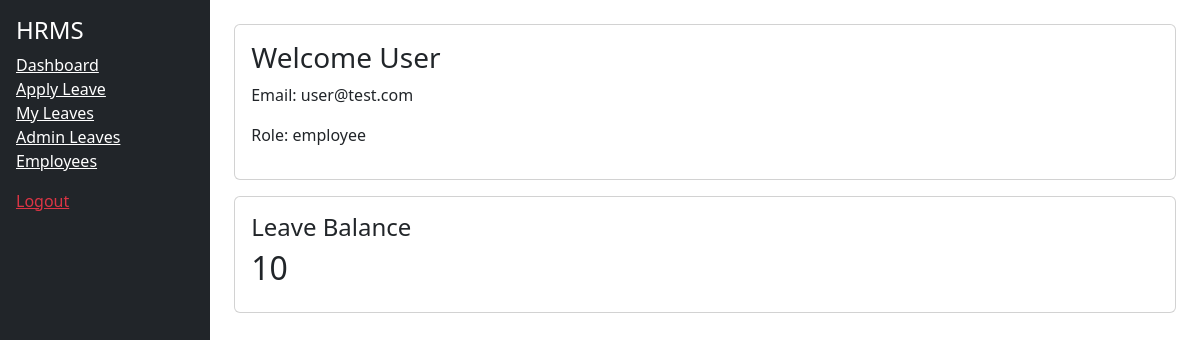
The page /dashboard (signed in) on the database its author committed.
### app/models.py (models this page shows)
class Employee(Base):
    __tablename__ = "employees"
    id = Column(Integer, primary_key=True)
    name = Column(String)
    email = Column(String, unique=True)
    password = Column(String)
    role = Column(String, default="employee")
    leave_balance = Column(Integer, default=10)

### app/routes/employee.py (the view)
@router.get("/dashboard")
def dashboard(request: Request):
    user_id = request.session.get("user_id")
    if not user_id:
        return RedirectResponse("/")
    db = SessionLocal()
    user = db.query(Employee).get(user_id)
    return templates.TemplateResponse(
        "dashboard.html",
        {"request": request, "user": user}
    )

### templates/dashboard.html
{% extends "base.html" %}
{% block content %}
<div class="card p-3">
    <h3>Welcome {{ user.name }}</h3>
    <p>Email: {{ user.email }}</p>
    <p>Role: {{ user.role }}</p>
</div>
<div class="card p-3 mt-3">
    <h4>Leave Balance</h4>
    <h2>{{ user.leave_balance }}</h2>
</div>
{% endblock %}

### rows shown on the page
Employee: name "User", email "user@test.com", role "employee", leave_balance "10"
